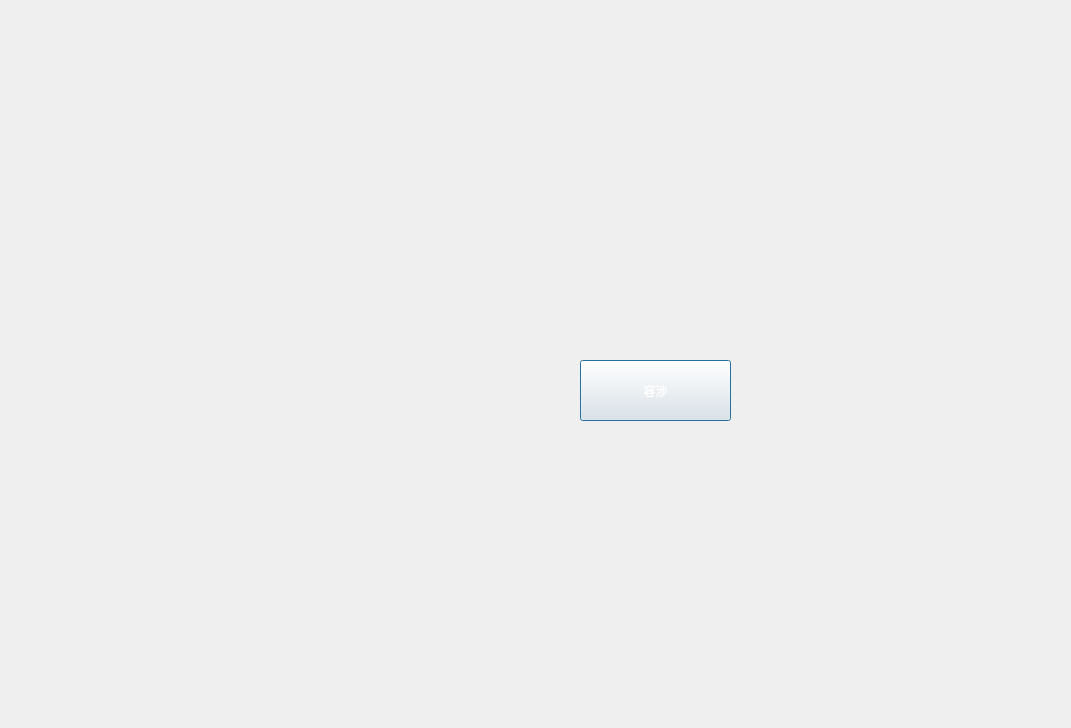
<?xml version="1.0" encoding="UTF-8"?>
<ui version="4.0">
 <class>Yingshan</class>
 <widget class="QDialog" name="Yingshan">
  <property name="geometry">
   <rect>
    <x>0</x>
    <y>0</y>
    <width>1071</width>
    <height>728</height>
   </rect>
  </property>
  <property name="sizePolicy">
   <sizepolicy hsizetype="Fixed" vsizetype="Fixed">
    <horstretch>0</horstretch>
    <verstretch>0</verstretch>
   </sizepolicy>
  </property>
  <property name="minimumSize">
   <size>
    <width>1071</width>
    <height>728</height>
   </size>
  </property>
  <property name="maximumSize">
   <size>
    <width>1071</width>
    <height>728</height>
   </size>
  </property>
  <property name="windowTitle">
   <string>无涯</string>
  </property>
  <property name="windowIcon">
   <iconset resource="Menu.qrc">
    <normaloff>:/icon/Resources/无涯.png</normaloff>:/icon/Resources/无涯.png</iconset>
  </property>
  <property name="styleSheet">
   <string notr="true">border-image: url(:/image/Resources/yingshan.png);</string>
  </property>
  <widget class="QLabel" name="lblText">
   <property name="geometry">
    <rect>
     <x>40</x>
     <y>500</y>
     <width>981</width>
     <height>211</height>
    </rect>
   </property>
   <property name="styleSheet">
    <string notr="true">border-image: url(:/other/Resources/透明背景.png);
color: rgb(255, 255, 255);
font: 16pt &quot;隶书&quot;;</string>
   </property>
   <property name="text">
    <string/>
   </property>
   <property name="alignment">
    <set>Qt::AlignLeading|Qt::AlignLeft|Qt::AlignTop</set>
   </property>
   <property name="wordWrap">
    <bool>true</bool>
   </property>
  </widget>
  <widget class="QPushButton" name="btnRS">
   <property name="geometry">
    <rect>
     <x>580</x>
     <y>360</y>
     <width>151</width>
     <height>61</height>
    </rect>
   </property>
   <property name="styleSheet">
    <string notr="true">border-image: url(:/other/Resources/透明背景.png);
border-image: url(:/other/Resources/边框2.png);
color: rgb(255, 255, 255);
font: 30pt &quot;隶书&quot;;</string>
   </property>
   <property name="text">
    <string>容涉</string>
   </property>
  </widget>
 </widget>
 <layoutdefault spacing="6" margin="11"/>
 <resources>
  <include location="Menu.qrc"/>
 </resources>
 <connections/>
</ui>
